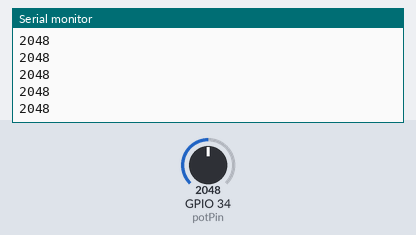
The sketch below on a simulated ESP32. On the bench: the last lines printed to the serial monitor. The inputs (shaded band) are chosen by the test bench; at power-on: GPIO 34 (potPin) = 2048.

Above: at 1.2 s.
1.3 s: GPIO 34 (potPin) set to 2866
At 1.31 s:
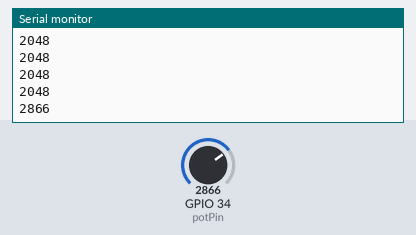
2.8 s: GPIO 34 (potPin) set to 3603
At 2.81 s:
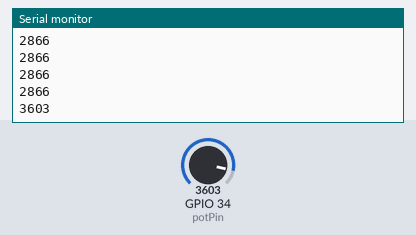
Timing chart, 0 to 5.8 s (numbered marks = the images above; inputs shaded):
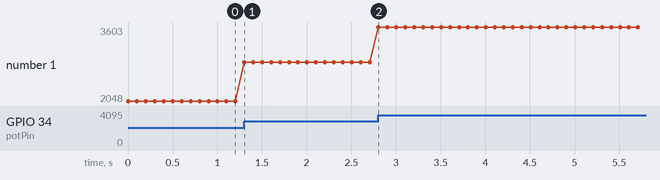

Measured:
- after the input at 1.3 s, the serial monitor: prints a new line at once (image 1)
- after the input at 2.8 s, the serial monitor: prints a new line at once (image 2)
- plotted number 1: 2048 → 2866 after the input at 1.3 s, 2866 → 3603 after the input at 2.8 s

The sketch:

a.ino
```cpp
#include <Arduino.h>

const int potPin = 34;  // Use GPIO34 (ADC1_CH6) for analog input

void setup() {
  Serial.begin(115200);  // Start serial communication at 115200 baud
}

void loop() {
  int val = analogRead(potPin);  // Read analog value (0–4095 range)
  Serial.println(val);           // Print to Serial Plotter
  delay(100);                    // Small delay for stable reading
}
```
